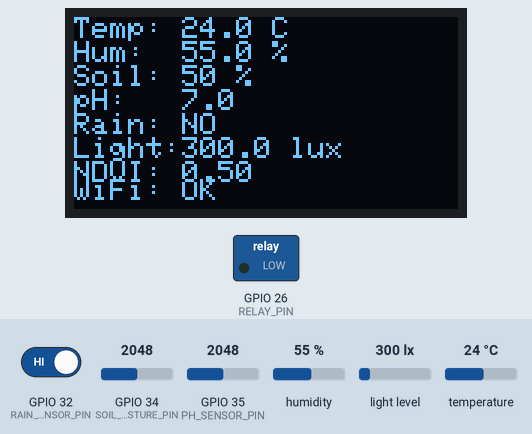
The program below on a simulated ESP32. Parts: 128×64 one-colour display, switched loads named in the program (green lamp = pin HIGH). The inputs (shaded band) are chosen by the test bench; at power-on: GPIO 32 (RAIN_SENSOR_PIN) HIGH, GPIO 34 (SOIL_MOISTURE_PIN) = 2048, GPIO 35 (PH_SENSOR_PIN) = 2048, humidity 55 %, light level 300 lx, temperature 24 °C. WiFi joins after 1.5 s; servers stay silent unless stated; uploads are accepted with an empty reply; random numbers use the default seed unless the program sets one; what the program prints to the serial monitor is not drawn.

Above: at 60.1 s.

The program:

main.cpp
```cpp
#include <Arduino.h>
#include <WiFi.h>
#include <HTTPClient.h>
#include <ArduinoJson.h>
#include <DHT.h>
#include <BH1750.h>
#include <Adafruit_SSD1306.h>
#include <TinyGPSPlus.h>
#include <Wire.h>

const char* WIFI_SSID = "YOUR_WIFI_SSID";
const char* WIFI_PASS = "YOUR_WIFI_PASSWORD";
const char* SERVER_URL = "http://192.168.1.100:5000/predict";
const int HTTP_TIMEOUT = 30000;
const int SENSOR_INTERVAL_MS = 60000;
const int MAX_RETRIES = 3;
const int RETRY_DELAY_MS = 5000;
const int MAX_OFFLINE_RECORDS = 100;

#define DHTPIN 4
#define DHTTYPE DHT22
#define SOIL_MOISTURE_PIN 34
#define PH_SENSOR_PIN 35
#define RAIN_SENSOR_PIN 32
#define RELAY_PIN 26
#define OLED_SDA 21
#define OLED_SCL 22

DHT dht(DHTPIN, DHTTYPE);
BH1750 lightMeter;
TinyGPSPlus gps;
Adafruit_SSD1306 display(128, 64, &Wire, -1);
HTTPClient http;

struct SensorData {
  float temperature;
  float humidity;
  int soilMoisture;
  float soilPH;
  bool rainDetected;
  float sunlight;
  float latitude;
  float longitude;
  float ndvi;
  unsigned long timestamp;
};

SensorData offlineBuffer[MAX_OFFLINE_RECORDS];
int offlineCount = 0;
unsigned long lastSensorRead = 0;
bool useDummyMode = false;

SensorData readDummySensors() {
  SensorData data;
  data.temperature = random(200, 400) / 10.0;
  data.humidity = random(400, 900) / 10.0;
  data.soilMoisture = random(20, 80);
  data.soilPH = random(55, 80) / 10.0;
  data.rainDetected = random(0, 2);
  data.sunlight = random(0, 100000) / 1000.0;
  data.latitude = 28.61 + (random(-100, 100) / 10000.0);
  data.longitude = 77.23 + (random(-100, 100) / 10000.0);
  data.ndvi = random(100, 900) / 1000.0;
  data.timestamp = millis();
  return data;
}

SensorData readSensors() {
  SensorData data;
  memset(&data, 0, sizeof(data));
  if (useDummyMode) return readDummySensors();

  data.temperature = dht.readTemperature();
  data.humidity = dht.readHumidity();
  if (isnan(data.temperature) || isnan(data.humidity)) {
    Serial.println("DHT read failed");
    data.temperature = -1;
    data.humidity = -1;
  }
  data.soilMoisture = constrain(map(analogRead(SOIL_MOISTURE_PIN), 0, 4095, 100, 0), 0, 100);
  int phRaw = analogRead(PH_SENSOR_PIN);
  data.soilPH = 3.5 + (phRaw / 4095.0) * 7.0;
  data.rainDetected = digitalRead(RAIN_SENSOR_PIN) == LOW;
  data.sunlight = lightMeter.readLightLevel();
  data.latitude = gps.location.isValid() ? gps.location.lat() : 0;
  data.longitude = gps.location.isValid() ? gps.location.lng() : 0;
  data.ndvi = constrain(0.5 + (data.sunlight / 120000.0) * 0.5, 0.0, 1.0);
  data.timestamp = millis();
  return data;
}

void controlPump(bool enable) {
  digitalWrite(RELAY_PIN, enable ? HIGH : LOW);
  Serial.printf("Pump %s\n", enable ? "STARTED" : "STOPPED");
}

void updateDisplay(const SensorData& data, bool connected) {
  display.clearDisplay();
  display.setTextSize(1);
  display.setTextColor(SSD1306_WHITE);
  display.setCursor(0, 0);
  display.printf("Temp: %.1f C\n", data.temperature);
  display.printf("Hum:  %.1f %%\n", data.humidity);
  display.printf("Soil: %d %%\n", data.soilMoisture);
  display.printf("pH:   %.1f\n", data.soilPH);
  display.printf("Rain: %s\n", data.rainDetected ? "YES" : "NO");
  display.printf("Light:%.1f lux\n", data.sunlight);
  display.printf("NDVI: %.2f\n", data.ndvi);
  display.setCursor(0, 54);
  display.printf("WiFi: %s", connected ? "OK" : "OFF");
  display.display();
}

bool sendPredictionRequest(const SensorData& data) {
  if (WiFi.status() != WL_CONNECTED) return false;
  http.begin(SERVER_URL);
  http.setTimeout(HTTP_TIMEOUT);
  http.addHeader("Content-Type", "application/json");

  StaticJsonDocument<512> doc;
  doc["region"] = "Auto";
  doc["crop_type"] = "Auto";
  doc["soil_moisture_%"] = data.soilMoisture;
  doc["soil_pH"] = data.soilPH;
  doc["temperature_C"] = data.temperature;
  doc["rainfall_mm"] = data.rainDetected ? 5.0 : 0.0;
  doc["humidity_%"] = data.humidity;
  doc["sunlight_hours"] = data.sunlight / 10000.0;
  doc["irrigation_type"] = "Drip";
  doc["fertilizer_type"] = "Organic";
  doc["pesticide_usage_ml"] = 0;
  doc["total_days"] = 90;
  doc["latitude"] = data.latitude;
  doc["longitude"] = data.longitude;
  doc["NDVI_index"] = data.ndvi;

  String payload;
  serializeJson(doc, payload);
  int httpCode = http.POST(payload);
  http.end();
  return httpCode == 200;
}

void flushOfflineBuffer() {
  if (offlineCount == 0) return;
  Serial.printf("Flushing %d offline records...\n", offlineCount);
  int sent = 0;
  for (int i = 0; i < offlineCount; i++) {
    for (int retry = 0; retry < MAX_RETRIES; retry++) {
      if (sendPredictionRequest(offlineBuffer[i])) { sent++; break; }
      delay(RETRY_DELAY_MS);
    }
  }
  offlineCount = 0;
  Serial.printf("Flushed %d records\n", sent);
}

void bufferOffline(const SensorData& data) {
  if (offlineCount < MAX_OFFLINE_RECORDS) {
    offlineBuffer[offlineCount++] = data;
    Serial.println("Buffered offline");
  }
}

void setup() {
  Serial.begin(115200);
  Serial.println("\n===== SMART AGRICULTURE ESP32 =====");
  dht.begin();
  Wire.begin(OLED_SDA, OLED_SCL);
  lightMeter.begin();
  pinMode(SOIL_MOISTURE_PIN, INPUT);
  pinMode(PH_SENSOR_PIN, INPUT);
  pinMode(RAIN_SENSOR_PIN, INPUT_PULLUP);
  pinMode(RELAY_PIN, OUTPUT);
  digitalWrite(RELAY_PIN, LOW);

  if (!display.begin(SSD1306_SWITCHCAPVCC, 0x3C)) {
    Serial.println("OLED failed");
  }
  display.clearDisplay();
  display.setTextSize(1);
  display.setTextColor(SSD1306_WHITE);
  display.setCursor(0, 20);
  display.println("AgriSense");
  display.println("Booting...");
  display.display();
  delay(1500);

  WiFi.begin(WIFI_SSID, WIFI_PASS);
  Serial.print("Connecting to WiFi");
  int attempts = 0;
  while (WiFi.status() != WL_CONNECTED && attempts < 20) {
    delay(500); Serial.print("."); attempts++;
  }
  Serial.println();
  if (WiFi.status() == WL_CONNECTED) {
    Serial.printf("Connected: %s\n", WiFi.localIP().toString().c_str());
  } else {
    Serial.println("WiFi failed - offline mode");
  }
  if (Serial.available()) {
    String input = Serial.readStringUntil('\n'); input.trim();
    if (input == "DUMMY") { useDummyMode = true; Serial.println("Dummy sensor mode enabled"); }
  }
}

void loop() {
  unsigned long now = millis();

  while (Serial.available()) {
    String cmd = Serial.readStringUntil('\n'); cmd.trim();
    if (cmd == "DUMMY_ON") { useDummyMode = true; Serial.println("Dummy mode ON"); }
    else if (cmd == "DUMMY_OFF") { useDummyMode = false; Serial.println("Dummy mode OFF"); }
    else if (cmd == "PUMP_ON") { controlPump(true); }
    else if (cmd == "PUMP_OFF") { controlPump(false); }
  }

  if (now - lastSensorRead < SENSOR_INTERVAL_MS) return;
  lastSensorRead = now;

  SensorData data = readSensors();
  bool autoIrrigate = data.soilMoisture < 30 && !data.rainDetected;
  controlPump(autoIrrigate);
  bool wifiOk = WiFi.status() == WL_CONNECTED;
  updateDisplay(data, wifiOk);

  if (wifiOk) {
    flushOfflineBuffer();
    bool sent = false;
    for (int retry = 0; retry < MAX_RETRIES; retry++) {
      if (sendPredictionRequest(data)) { sent = true; break; }
      delay(RETRY_DELAY_MS);
    }
    if (!sent) bufferOffline(data);
  } else {
    bufferOffline(data);
  }

  Serial.printf("Temp:%.1f Hum:%.1f Soil:%d pH:%.1f Rain:%d Lux:%.1f NDVI:%.2f Pump:%d\n",
    data.temperature, data.humidity, data.soilMoisture, data.soilPH,
    data.rainDetected, data.sunlight, data.ndvi, autoIrrigate);
}
```
